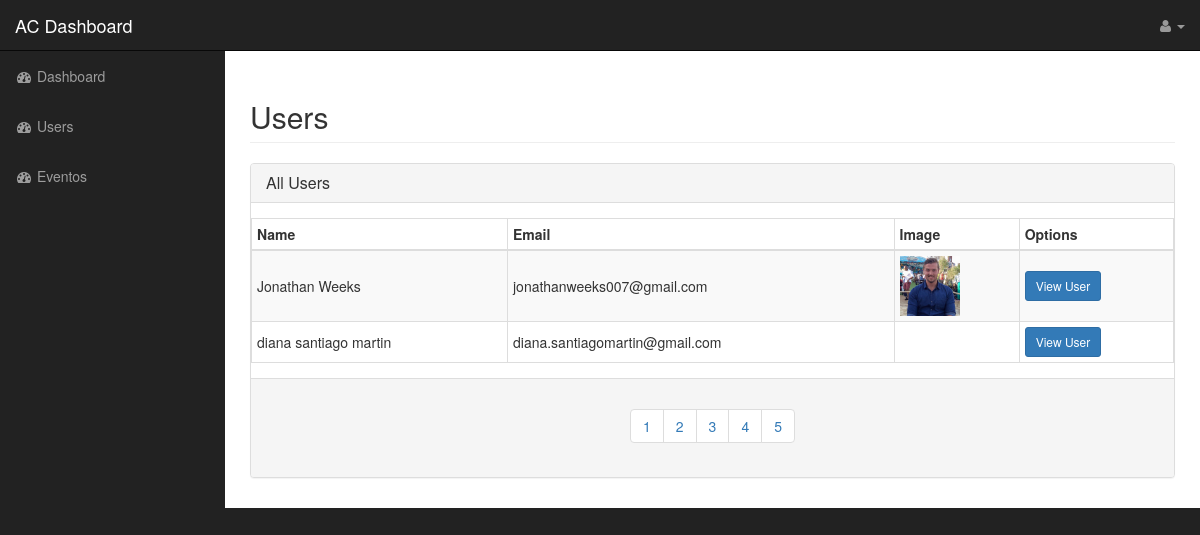
/index.php/admin_controller/users, run on the app's committed database.
### tables this page shows
CREATE TABLE `users` (
  `user_id` int(11) NOT NULL,
  `user_is_admin` int(1) NOT NULL,
  `user_firstname` varchar(255) NOT NULL,
  `user_lastname` varchar(255) NOT NULL,
  `user_email` varchar(255) NOT NULL,
  `user_phone` bigint(15) NOT NULL,
  `user_image_cropped` text NOT NULL,
  `user_facebook` varchar(255) NOT NULL,
  `user_twitter` varchar(255) NOT NULL,
  `user_profile_or_business` int(11) NOT NULL,
  `user_business_name` varchar(255) NOT NULL,
  `user_business_position` text NOT NULL,
  `user_business_description` text NOT NULL,
  `user_business_website` varchar(255) NOT NULL,
  `user_business_email` varchar(255) NOT NULL,
  `user_business_facebook` text NOT NULL,
  `user_business_twitter` text NOT NULL,
  `user_password` varchar(255) NOT NULL,
  `user_timestamp` datetime NOT NULL DEFAULT CURRENT_TIMESTAMP ON UPDATE CURRENT_TIMESTAMP
);

### application/controllers/Admin_controller.php (called while the page is built, shortened)
<?php defined('BASEPATH') OR exit('No direct script access allowed');
class Admin_controller extends CI_Controller {
	public function __construct(){
		$this->load->model('Eventos_model');
		$this->load->model('Products_model');
		$this->load->model('User_model');
		$this->load->library('pagination');
	}
	public function users(){
		$data['users'] = $this->User_model->all_users();
		$this->load->view('admin/users', $data);
	}
}

### index.php (called while the page is built, shortened)
<?php
require_once BASEPATH.'core/CodeIgniter.php';

### application/models/User_model.php (called while the page is built, shortened)
<?php
class User_model extends CI_Model {
    public function all_users() {
        $query = $this->db->query("SELECT * FROM users");
        return $query->result_array();
    }
}

### application/views/admin/users.php (the view, shortened to what this page needs)
<div class="row">
    <div class="col-lg-12">
        <h2 class="page-header">
            Users
        </h2>
    </div>
</div>
      <div class="panel panel-default panel-table">
        <div class="panel-heading">
          <div class="row">
            <div class="col-xs-6">
              <h3 class="panel-title">All Users</h3>
            </div>
          </div>
        </div>
        <div class="panel-body">
          <div class="row">
              <div id="no-more-tables">
                  <table class="col-sm-12 table-bordered table-striped table-condensed cf">
                  <thead class="cf">
                    <tr>
                      <th>Name</th>
                      <th>Email</th>
                      <th>Image</th>
                      <th>Options</th>
                    </tr>
                  </thead>
                  <tbody>
                    <?php foreach ($users as $user) { ?>
                    <tr>
                      <td data-title="Name"><?php echo $user['user_firstname'] . " " . $user['user_lastname']; ?></td>
                      <td data-title="Email"><?php echo $user['user_email']; ?></td>
                      <td data-title="Image"> <img src=" <?php echo base_url('assets/cropped_img/') . $user['user_image_cropped']; ?>" alt="" height="60"> </td>
                      <td data-title="Options">
                          <a href="<?php echo base_url('Admin_controller/user_view/'.$user['user_id']) ?>" class="btn btn-primary btn-sm" type="button">View User</a>
                      </td>
                    </tr>
                    <?php } ?>
                  </tbody>
                </table>
              </div>
          </div>
      </div>
        <div class="panel-footer">
          <div class="row">
            <div class="col-xs-12 text-center">
              <ul class="pagination hidden-xs">
                <li><a href="#">1</a></li>
                <li><a href="#">2</a></li>
                <li><a href="#">3</a></li>
                <li><a href="#">4</a></li>
                <li><a href="#">5</a></li>
              </ul>
            </div>
          </div>
        </div>
        </div>

### assets/admin/css/sb-admin.css (style rules this page uses)
body { margin-top: 100px; background-color: #222; }
@media (min-width:768px) { body { margin-top: 50px; } }

### data on the page
users: user_firstname "Jonathan", user_lastname "Weeks", user_email "jonathanweeks007@gmail.com", user_image_cropped (picture)
users: user_firstname "diana", user_lastname "santiago martin", user_email "diana.santiagomartin@gmail.com"
